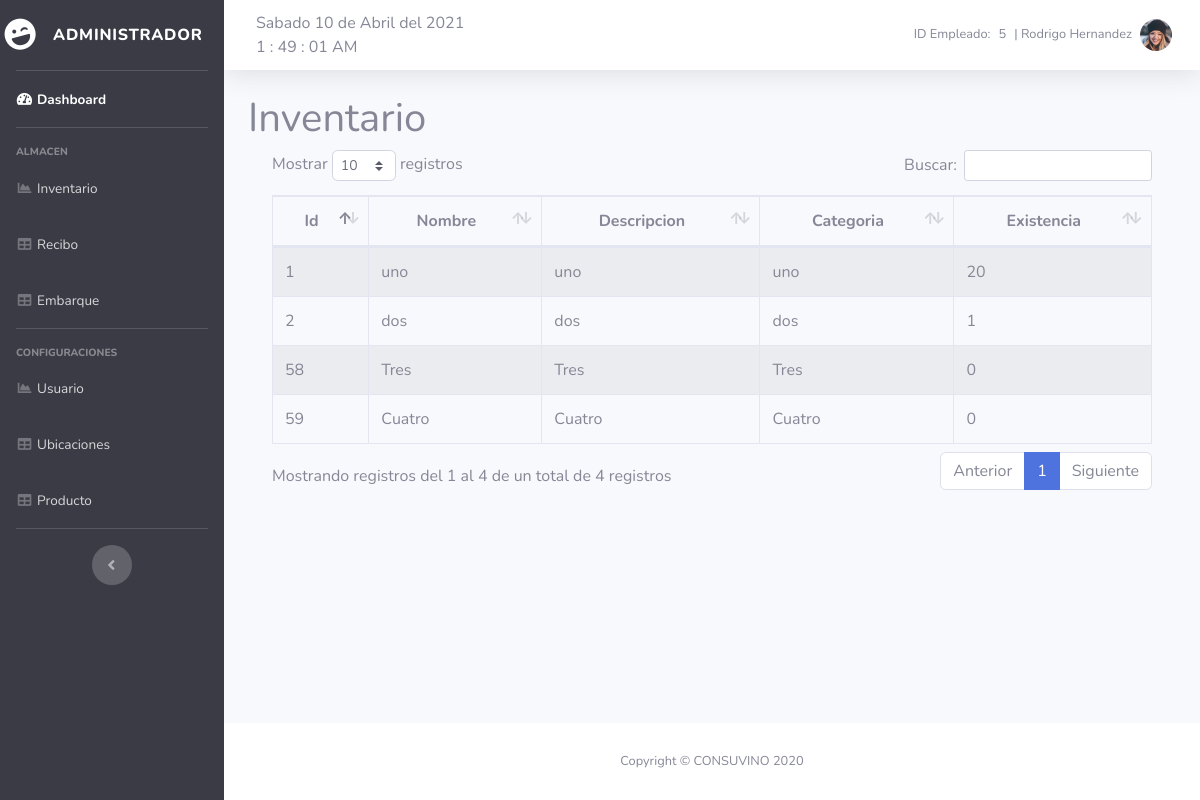
The page /inventario.php (signed in) on the database its author committed.
### tables this page shows
CREATE TABLE `producto` (
                            `id` int(11) NOT NULL,
                            `nombre` varchar(50) NOT NULL,
                            `descripcion` varchar(100) NOT NULL,
                            `categoria` varchar(50) NOT NULL,
                            `existencia` int(11) DEFAULT 0,
                            `fechaEntrada` date DEFAULT NULL,
                            `cantidadEntrada` int(11) DEFAULT NULL,
                            `fechaSalida` varchar(50) DEFAULT NULL,
                            `cantidadSalida` int(11) DEFAULT NULL,
                            `IdEmpRecibo` int(11) DEFAULT NULL,
                            `IdEmpSurte` int(11) DEFAULT NULL
);

### inventario.php (the view, shortened to what this page needs)
<?php require_once "vistas/parte_superior.php"?>
    <div class="container">
        <h1>Inventario</h1>
        <?php
        $pdo = new Conexion();
        $query2 =$pdo->prepare("SELECT id, nombre, descripcion, categoria, existencia FROM producto");
        $query2->execute();
        $data=$query2->fetchAll(PDO::FETCH_ASSOC);
        ?>
        <div class="container">
            <div class="row">
                <div class="col-lg-12">
                    <div class="table-responsive">
                        <table id="tablaInventario" class="table table-striped table-bordered table-condensed" style="width:100%">
                            <thead class="text-center">
                            <tr>
                                <th>Id</th>
                                <th>Nombre</th>
                                <th>Descripcion</th>
                                <th>Categoria</th>
                                <th>Existencia</th>
                            </tr>
                            </thead>
                            <tbody>
                            <?php
                            foreach($data as $dat) {
                                ?>
                                <tr>
                                    <td><?php echo $dat['id'] ?></td>
                                    <td><?php echo $dat['nombre'] ?></td>
                                    <td><?php echo $dat['descripcion'] ?></td>
                                    <td><?php echo $dat['categoria'] ?></td>
                                    <td><?php echo $dat['existencia'] ?></td>
                                </tr>
                                <?php
                            }
                            ?>
                            </tbody>
                        </table>
                    </div>
                </div>
            </div>
        </div>
    </div>
<?php require_once "vistas/parte_inferior.php"?>

### rows shown on the page
producto: id "1", nombre "uno", descripcion "uno", categoria "uno", existencia "20"
producto: id "2", nombre "dos", descripcion "dos", categoria "dos", existencia "1"
producto: id "58", nombre "Tres", descripcion "Tres", categoria "Tres", existencia "0"
producto: id "59", nombre "Cuatro", descripcion "Cuatro", categoria "Cuatro", existencia "0"

### other values the page prints
$_SESSION['privilegios'] "ADMINISTRADOR"
$_SESSION['IdUsuario'] "5"
$_SESSION['nombreUsuario'] "Rodrigo Hernandez"
